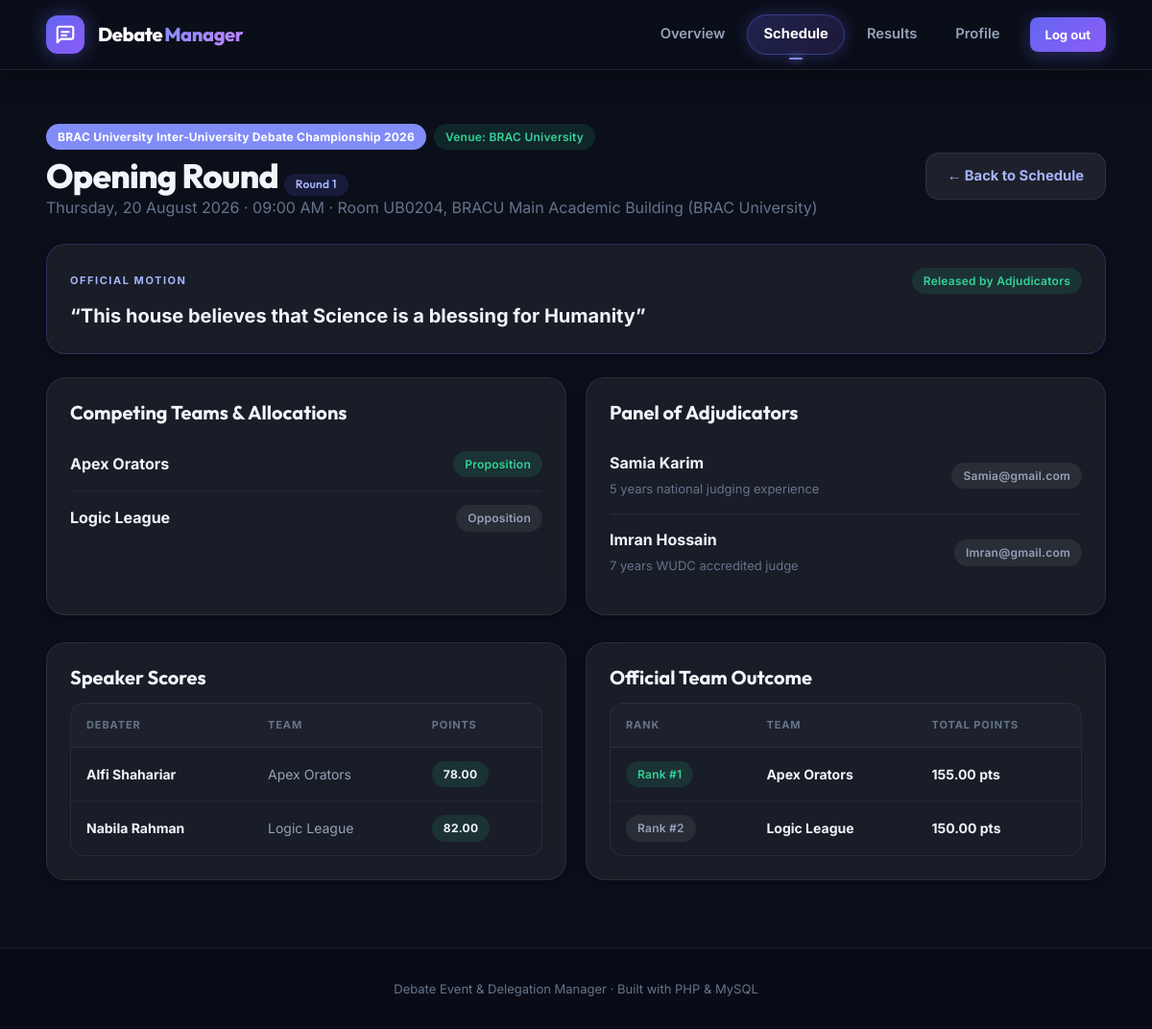
Page /debate.php?id=1 (signed in) on the committed database.
### tables this page shows
CREATE TABLE debate_assignment (
  assignment_id INT AUTO_INCREMENT PRIMARY KEY,
  date DATE NOT NULL,
  room_id INT NOT NULL,
  round_id INT NOT NULL,
  motion TEXT NULL,
  motion_status ENUM('draft','released') NOT NULL DEFAULT 'draft',
  CONSTRAINT fk_assignment_room FOREIGN KEY(room_id) REFERENCES room(room_id) ON DELETE RESTRICT,
  CONSTRAINT fk_assignment_round FOREIGN KEY(round_id) REFERENCES debate_round(round_id) ON DELETE CASCADE
);

CREATE TABLE competition (
  competition_id INT AUTO_INCREMENT PRIMARY KEY,
  name VARCHAR(200) NOT NULL,
  description TEXT NULL,
  host_inst_id INT NOT NULL,
  start_date DATE NULL,
  end_date DATE NULL,
  status ENUM('upcoming','active','completed') NOT NULL DEFAULT 'active',
  created_at TIMESTAMP DEFAULT CURRENT_TIMESTAMP,
  CONSTRAINT fk_comp_institution FOREIGN KEY(host_inst_id) REFERENCES institution(inst_id) ON DELETE RESTRICT
);

CREATE TABLE institution (
  inst_id INT AUTO_INCREMENT PRIMARY KEY,
  name VARCHAR(120) NOT NULL,
  type VARCHAR(80) NOT NULL
);

CREATE TABLE debate_round (
  round_id INT AUTO_INCREMENT PRIMARY KEY,
  competition_id INT NOT NULL,
  round_name VARCHAR(120) NOT NULL,
  round_num INT NOT NULL,
  start_time DATETIME NOT NULL,
  CONSTRAINT fk_round_comp FOREIGN KEY(competition_id) REFERENCES competition(competition_id) ON DELETE CASCADE
);

CREATE TABLE room (
  room_id INT AUTO_INCREMENT PRIMARY KEY,
  competition_id INT NOT NULL,
  number VARCHAR(30) NOT NULL,
  building VARCHAR(120) NOT NULL,
  CONSTRAINT fk_room_comp FOREIGN KEY(competition_id) REFERENCES competition(competition_id) ON DELETE CASCADE
);

CREATE TABLE participates_in (
  team_id INT NOT NULL,
  assignment_id INT NOT NULL,
  side ENUM('Proposition','Opposition') NOT NULL,
  PRIMARY KEY(team_id, assignment_id),
  UNIQUE KEY uq_assignment_side(assignment_id, side),
  CONSTRAINT fk_pi_team FOREIGN KEY(team_id) REFERENCES team(team_id) ON DELETE CASCADE,
  CONSTRAINT fk_pi_assignment FOREIGN KEY(assignment_id) REFERENCES debate_assignment(assignment_id) ON DELETE CASCADE
);

CREATE TABLE team (
  team_id INT AUTO_INCREMENT PRIMARY KEY,
  competition_id INT NOT NULL,
  team_name VARCHAR(120) NOT NULL,
  inst_id INT NULL,
  CONSTRAINT fk_team_comp FOREIGN KEY(competition_id) REFERENCES competition(competition_id) ON DELETE CASCADE,
  CONSTRAINT fk_team_inst FOREIGN KEY(inst_id) REFERENCES institution(inst_id) ON DELETE SET NULL,
  UNIQUE KEY uq_comp_team (competition_id, team_name)
);

CREATE TABLE judge (
  participant_id INT PRIMARY KEY,
  judge_experience VARCHAR(100),
  CONSTRAINT fk_judge_participant FOREIGN KEY(participant_id) REFERENCES participant(participant_id) ON DELETE CASCADE
);

CREATE TABLE participant (
  participant_id INT AUTO_INCREMENT PRIMARY KEY,
  email VARCHAR(160) NOT NULL UNIQUE,
  name VARCHAR(120) NOT NULL,
  phone VARCHAR(40),
  age INT,
  skill_level VARCHAR(50),
  inst_id INT NULL,
  CONSTRAINT fk_participant_inst FOREIGN KEY(inst_id) REFERENCES institution(inst_id) ON DELETE SET NULL
);

CREATE TABLE score_entry (
  score_id INT AUTO_INCREMENT PRIMARY KEY,
  speaker_score DECIMAL(6,2) NOT NULL,
  participant_id INT NOT NULL,
  team_id INT NOT NULL,
  assignment_id INT NOT NULL,
  CONSTRAINT fk_score_participant FOREIGN KEY(participant_id) REFERENCES debater(participant_id) ON DELETE CASCADE,
  CONSTRAINT fk_score_team FOREIGN KEY(team_id) REFERENCES team(team_id) ON DELETE CASCADE,
  CONSTRAINT fk_score_assignment FOREIGN KEY(assignment_id) REFERENCES debate_assignment(assignment_id) ON DELETE CASCADE,
  UNIQUE KEY uq_speaker_assignment(participant_id, assignment_id)
);

CREATE TABLE team_totals (
  team_id INT NOT NULL,
  assignment_id INT NOT NULL,
  total_points DECIMAL(8,2) NOT NULL,
  team_rank INT NULL,
  PRIMARY KEY(team_id, assignment_id),
  CONSTRAINT fk_tt_team FOREIGN KEY(team_id) REFERENCES team(team_id) ON DELETE CASCADE,
  CONSTRAINT fk_tt_assignment FOREIGN KEY(assignment_id) REFERENCES debate_assignment(assignment_id) ON DELETE CASCADE
);

### config/database.php (called while the page is built, shortened)
<?php
function db(): PDO {
    static $pdo = null;
    if ($pdo === null) {
        $dsn = 'mysql:host=' . DB_HOST . ';dbname=' . DB_NAME . ';charset=utf8mb4';
        $pdo = new PDO($dsn, DB_USER, DB_PASS, [
            PDO::ATTR_ERRMODE => PDO::ERRMODE_EXCEPTION,
            PDO::ATTR_DEFAULT_FETCH_MODE => PDO::FETCH_ASSOC,
            PDO::ATTR_EMULATE_PREPARES => false,
        ]);
    }
    return $pdo;
}

### config/bootstrap.php (called while the page is built, shortened)
<?php
require_once __DIR__ . '/database.php';
function e(?string $v): string {
    return htmlspecialchars((string)$v, ENT_QUOTES, 'UTF-8');
}
function q(string $sql, array $params = []): array {
    $s = db()->prepare($sql);
    $s->execute($params);
    return $s->fetchAll();
}
function one(string $sql, array $params = []): ?array {
    $s = db()->prepare($sql);
    $s->execute($params);
    $r = $s->fetch();
    return $r ?: null;
}

### debate.php (the view, shortened to what this page needs)
<?php
require_once 'config/bootstrap.php';
$id = (int)($_GET['id'] ?? 0);
$a = one(
    'SELECT a.*, r.round_name, r.round_num, r.start_time, ro.number AS room_number, ro.building,
            c.competition_id, c.name AS competition_name, i.name AS host_name
     FROM debate_assignment a
     JOIN debate_round r ON r.round_id = a.round_id
     JOIN room ro ON ro.room_id = a.room_id
     JOIN competition c ON c.competition_id = r.competition_id
     JOIN institution i ON i.inst_id = c.host_inst_id
     WHERE a.assignment_id = ?',
    [$id]
);
$teams = q(
    'SELECT t.*, pi.side
     FROM participates_in pi
     JOIN team t ON t.team_id = pi.team_id
     WHERE pi.assignment_id = ?
     ORDER BY pi.side',
    [$id]
);
$judges = q(
    'SELECT p.name, p.email, j.judge_experience
     FROM assignment_judge aj
     JOIN judge j ON j.participant_id = aj.participant_id
     JOIN participant p ON p.participant_id = j.participant_id
     WHERE aj.assignment_id = ?',
    [$id]
);
$scores = q(
    'SELECT p.name, t.team_name, se.speaker_score
     FROM score_entry se
     JOIN participant p ON p.participant_id = se.participant_id
     JOIN team t ON t.team_id = se.team_id
     WHERE se.assignment_id = ?
     ORDER BY t.team_name, p.name',
    [$id]
);
$totals = q(
    'SELECT tt.total_points, tt.team_rank, t.team_name
     FROM team_totals tt
     JOIN team t ON t.team_id = tt.team_id
     WHERE tt.assignment_id = ?
     ORDER BY tt.team_rank, tt.total_points DESC',
    [$id]
);
include 'partials/header.php';
?>
<div class="section-head">
  <div>
    <div style="display: flex; align-items: center; gap: 8px; margin-bottom: 6px;">
      <span class="badge" style="background: var(--accent); color: #fff; font-weight: 700;"><?= e($a['competition_name']) ?></span>
      <span class="badge green">Venue: <?= e($a['host_name']) ?></span>
    </div>
    <h1><?= e($a['round_name']) ?> <span class="badge">Round <?= e($a['round_num']) ?></span></h1>
    <p class="muted">
      <?= e(date('l, d F Y', strtotime($a['date']))) ?> &middot;
      <?= e(date('h:i A', strtotime($a['start_time']))) ?> &middot;
      Room <?= e($a['room_number']) ?>, <?= e($a['building']) ?> (<?= e($a['host_name']) ?>)
    </p>
  </div>
  <a class="btn secondary" href="schedule.php?comp=<?= $a['competition_id'] ?>">&larr; Back to Schedule</a>
</div>
<div class="card" style="margin-bottom: 24px; border-color: rgba(99, 102, 241, 0.25);">
  <div style="display: flex; justify-content: space-between; align-items: center; margin-bottom: 8px;">
    <span class="kicker" style="margin-bottom: 0;">Official Motion</span>
    <?php if ($a['motion_status'] === 'released'): ?>
      <span class="badge green">Released by Adjudicators</span>
    <?php else: ?>
      <span class="badge yellow">Draft / Unreleased</span>
    <?php endif; ?>
  </div>
  <?php if ($a['motion_status'] === 'released' && !empty($a['motion'])): ?>
    <p style="font-size: 1.25rem; font-weight: 700; color: var(--text-primary); line-height: 1.5; margin: 4px 0 0;">
      &ldquo;<?= e($a['motion']) ?>&rdquo;
    </p>
  <?php else: ?>
    <p class="muted" style="font-size: 1rem; font-style: italic; margin: 4px 0 0;">
      The motion for this debate match has not been released yet by tournament administration.
    </p>
  <?php endif; ?>
</div>
<div class="grid grid-2">
  <div class="card">
    <h3>Competing Teams &amp; Allocations</h3>
    <div class="mini-list" style="margin-top: 14px;">
      <?php foreach ($teams as $t): ?>
        <div class="mini-item">
          <strong><?= e($t['team_name']) ?></strong>
          <span class="badge <?= $t['side'] === 'Proposition' ? 'green' : 'gray' ?>">
            <?= e($t['side']) ?>
          </span>
        </div>
      <?php endforeach; ?>
    </div>
  </div>
  <div class="card">
    <h3>Panel of Adjudicators</h3>
    <div class="mini-list" style="margin-top: 14px;">
      <?php foreach ($judges as $j): ?>
        <div class="mini-item">
          <div>
            <strong><?= e($j['name']) ?></strong>
            <br>
            <span class="muted" style="font-size: 13px;"><?= e($j['judge_experience']) ?></span>
          </div>
          <span class="badge gray"><?= e($j['email']) ?></span>
        </div>
      <?php endforeach; ?>
    </div>
  </div>
</div>
<div class="section grid grid-2">
  <div class="card">
    <h3>Speaker Scores</h3>
    <div class="table-wrap" style="margin-top: 14px;">
      <table class="table">
        <thead>
          <tr>
            <th>Debater</th>
            <th>Team</th>
            <th>Points</th>
          </tr>
        </thead>
        <tbody>
          <?php foreach ($scores as $s): ?>
            <tr>
              <td><strong><?= e($s['name']) ?></strong></td>
              <td><?= e($s['team_name']) ?></td>
              <td><span class="badge green"><strong><?= e($s['speaker_score']) ?></strong></span></td>
            </tr>
          <?php endforeach; ?>
        </tbody>
      </table>
    </div>
  </div>
  <div class="card">
    <h3>Official Team Outcome</h3>
    <div class="table-wrap" style="margin-top: 14px;">
      <table class="table">
        <thead>
          <tr>
            <th>Rank</th>
            <th>Team</th>
            <th>Total Points</th>
          </tr>
        </thead>
        <tbody>
          <?php foreach ($totals as $t): ?>
            <tr>
              <td>
                <span class="badge <?= $t['team_rank'] == 1 ? 'green' : 'gray' ?>">
                  Rank #<?= e($t['team_rank'] ?? '—') ?>
                </span>
              </td>
              <td><strong><?= e($t['team_name']) ?></strong></td>
              <td><strong><?= e($t['total_points']) ?> pts</strong></td>
            </tr>
          <?php endforeach; ?>
        </tbody>
      </table>
    </div>
  </div>
</div>
<?php include 'partials/footer.php'; ?>

### rows in the picture
debate_assignment: competition.name "BRAC University Inter-University Debate Championship 2026", institution.name "BRAC University", round.round_name "Opening Round", round.round_num "1", date "Thursday, 20 August 2026", round.start_time "09:00 AM", room.number "UB0204", room.building "BRACU Main Academic Building", motion "This house believes that Science is a blessing for Humanity"
participates_in: team.team_name "Apex Orators", side "Proposition"
participates_in: team.team_name "Logic League", side "Opposition"
judge: participant_id.name "Samia Karim", judge_experience "5 years national judging experience", participant_id.email "Samia@gmail.com"
judge: participant_id.name "Imran Hossain", judge_experience "7 years WUDC accredited judge", participant_id.email "Imran@gmail.com"
score_entry: participant.name "Alfi Shahariar", team.team_name "Apex Orators", speaker_score "78.00"
score_entry: participant.name "Nabila Rahman", team.team_name "Logic League", speaker_score "82.00"
team_totals: team_rank "1", team.team_name "Apex Orators", total_points "155.00"
team_totals: team_rank "2", team.team_name "Logic League", total_points "150.00"
